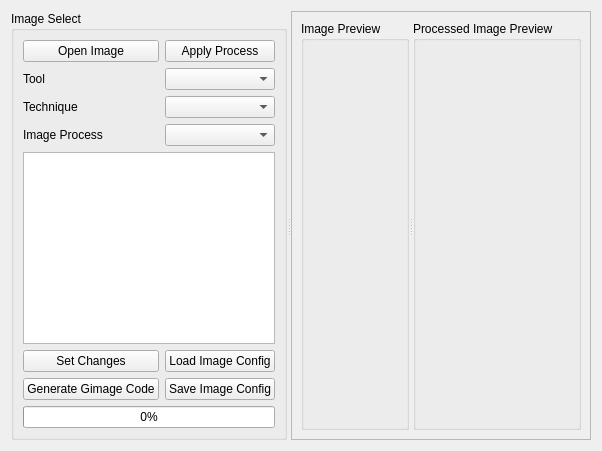
       <widget class="QWidget" name="tab_4">
        <attribute name="title">
         <string>Gimage</string>
        </attribute>
        <layout class="QHBoxLayout" name="horizontalLayout_4">
         <item>
          <widget class="QSplitter" name="splitter_3">
           <property name="orientation">
            <enum>Qt::Horizontal</enum>
           </property>
           <widget class="QGroupBox" name="groupBox_Image_Select">
            <property name="sizePolicy">
             <sizepolicy hsizetype="MinimumExpanding" vsizetype="Preferred">
              <horstretch>0</horstretch>
              <verstretch>0</verstretch>
             </sizepolicy>
            </property>
            <property name="minimumSize">
             <size>
              <width>250</width>
              <height>0</height>
             </size>
            </property>
            <property name="title">
             <string>Image Select</string>
            </property>
            <layout class="QGridLayout" name="gridLayout_12">
             <item row="5" column="0">
              <widget class="QPushButton" name="pushButton_Set_Changes_Image_Config">
               <property name="text">
                <string>Set Changes</string>
               </property>
              </widget>
             </item>
             <item row="0" column="1">
              <widget class="QPushButton" name="pushButton_Process_Image">
               <property name="text">
                <string>Apply Process</string>
               </property>
              </widget>
             </item>
             <item row="2" column="1">
              <widget class="QComboBox" name="comboBox_Technique"/>
             </item>
             <item row="3" column="0">
              <widget class="QLabel" name="label_Image_Process">
               <property name="text">
                <string>Image Process</string>
               </property>
              </widget>
             </item>
             <item row="2" column="0">
              <widget class="QLabel" name="label_Technique">
               <property name="text">
                <string>Technique</string>
               </property>
              </widget>
             </item>
             <item row="1" column="0">
              <widget class="QLabel" name="label_Tool_Select">
               <property name="text">
                <string>Tool</string>
               </property>
              </widget>
             </item>
             <item row="6" column="1">
              <widget class="QPushButton" name="pushButton_Save_Image_Config">
               <property name="text">
                <string>Save Image Config</string>
               </property>
              </widget>
             </item>
             <item row="3" column="1">
              <widget class="QComboBox" name="comboBox_Image_Process"/>
             </item>
             <item row="4" column="0" colspan="2">
              <widget class="QTableWidget" name="tableWidget_Image_Config"/>
             </item>
             <item row="0" column="0">
              <widget class="QPushButton" name="pushButton_Open_Image">
               <property name="text">
                <string>Open Image</string>
               </property>
              </widget>
             </item>
             <item row="5" column="1">
              <widget class="QPushButton" name="pushButton_Load_Image_Config">
               <property name="text">
                <string>Load Image Config</string>
               </property>
              </widget>
             </item>
             <item row="7" column="0" colspan="2">
              <widget class="QProgressBar" name="progressBar_Gimage">
               <property name="value">
                <number>0</number>
               </property>
              </widget>
             </item>
             <item row="6" column="0">
              <widget class="QPushButton" name="pushButton_Generate_Gimage_Code">
               <property name="text">
                <string>Generate Gimage Code</string>
               </property>
              </widget>
             </item>
             <item row="1" column="1">
              <widget class="QComboBox" name="comboBox_Tool_Select"/>
             </item>
            </layout>
           </widget>
           <widget class="QFrame" name="frame">
            <property name="frameShape">
             <enum>QFrame::StyledPanel</enum>
            </property>
            <property name="frameShadow">
             <enum>QFrame::Raised</enum>
            </property>
            <layout class="QHBoxLayout" name="horizontalLayout_5">
             <item>
              <widget class="QSplitter" name="splitter_2">
               <property name="orientation">
                <enum>Qt::Horizontal</enum>
               </property>
               <widget class="QGroupBox" name="groupBox_Image_Preview">
                <property name="title">
                 <string>Image Preview</string>
                </property>
                <layout class="QGridLayout" name="gridLayout_10">
                 <item row="0" column="0">
                  <widget class="QLabel" name="label_Image_Preview">
                   <property name="sizePolicy">
                    <sizepolicy hsizetype="Ignored" vsizetype="Ignored">
                     <horstretch>0</horstretch>
                     <verstretch>0</verstretch>
                    </sizepolicy>
                   </property>
                   <property name="focusPolicy">
                    <enum>Qt::ClickFocus</enum>
                   </property>
                   <property name="toolTip">
                    <string>Double Click to Open Image</string>
                   </property>
                   <property name="text">
                    <string/>
                   </property>
                   <property name="scaledContents">
                    <bool>true</bool>
                   </property>
                   <property name="alignment">
                    <set>Qt::AlignCenter</set>
                   </property>
                  </widget>
                 </item>
                </layout>
               </widget>
               <widget class="QGroupBox" name="groupBox_Image_Preview_Processed">
                <property name="title">
                 <string>Processed Image Preview</string>
                </property>
                <layout class="QGridLayout" name="gridLayout_11">
                 <item row="0" column="0">
                  <widget class="QLabel" name="label_Image_Preview_Processed">
                   <property name="sizePolicy">
                    <sizepolicy hsizetype="Ignored" vsizetype="Ignored">
                     <horstretch>0</horstretch>
                     <verstretch>0</verstretch>
                    </sizepolicy>
                   </property>
                   <property name="focusPolicy">
                    <enum>Qt::ClickFocus</enum>
                   </property>
                   <property name="toolTip">
                    <string>Double Click to Open Image</string>
                   </property>
                   <property name="text">
                    <string/>
                   </property>
                   <property name="scaledContents">
                    <bool>true</bool>
                   </property>
                   <property name="alignment">
                    <set>Qt::AlignCenter</set>
                   </property>
                  </widget>
                 </item>
                </layout>
               </widget>
              </widget>
             </item>
            </layout>
           </widget>
          </widget>
         </item>
        </layout>
       </widget>
